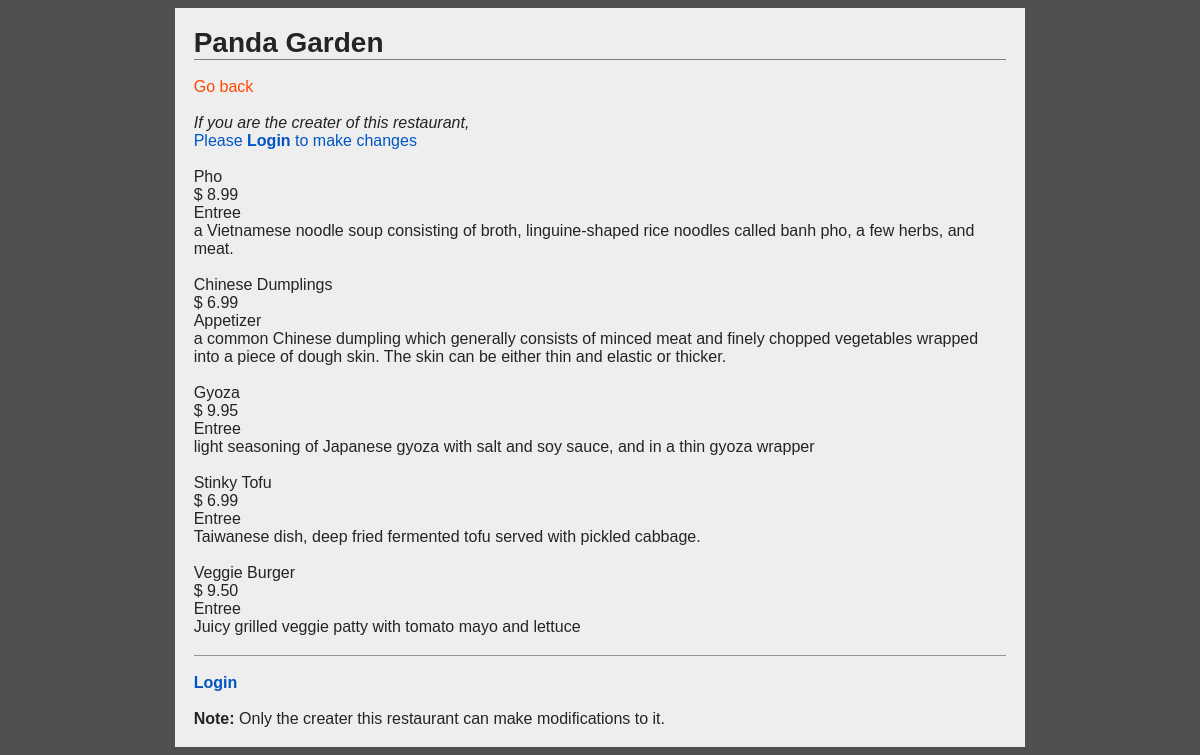
Page /restaurants/3/ on the committed database.
### database_setup.py (models this page shows, shortened)
class Restaurant(Base):
    __tablename__ = 'restaurant'
    id = Column(Integer, primary_key=True)
    name = Column(String(250), nullable=False)
    creater_id = Column(String(250), ForeignKey('user.id'))
    creater = relationship(User)

class MenuItem(Base):
    __tablename__ = 'menu_item'
    name = Column(String(80), nullable=False)
    id = Column(Integer, primary_key=True)
    description = Column(String(250))
    price = Column(String(8))
    course = Column(String(250))
    time_of_entry = Column(DateTime, default=datetime.datetime.utcnow)
    restaurant_id = Column(Integer, ForeignKey('restaurant.id'))
    restaurant = relationship(Restaurant)
    creater_id = Column(String(80), ForeignKey('user.id'))
    creater = relationship(User)

### flask_app.py (the view)
@app.route(res_path.format(res_id='<int:res_id>'), methods=['GET'])
def resPg(res_id):
    res = db_session.query(Restaurant).filter_by(id=res_id).one()
    if res:
        creater = getUser(res.creater_id)
        if creater:
            items = db_session.query(MenuItem).filter_by(restaurant_id=res.id)
            local_id = 0
            logged_in = False
            if 'username' in session:
                local_id = getLocalID(session['email'])
                logged_in = True
            return render_template(
                    'res.html',
                    res=res,
                    logged_in=logged_in,
                    creater_name=creater.name,
                    user_id=local_id,
                    items=items
                )
    return redirect(url_for('allResPg'))

### flask_app.py (called while the page is built)
@app.context_processor
def override_url_for():
    return dict(url_for=dated_url_for)

def dated_url_for(endpoint, **values):
    if endpoint == 'static':
        filename = values.get('filename', None)
        if filename:
            file_path = os.path.join(app.root_path,
                                     endpoint, filename)
            values['q'] = int(os.stat(file_path).st_mtime)
    return url_for(endpoint, **values)

def getUser(local_id):
    user = db_session.query(User).filter_by(id=local_id).one()
    return user

### templates/res.html (shortened to what this page needs)
<!DOCTYPE html>
  <head>
    <link
      rel=stylesheet
      type=text/css
      href="{{ url_for('static', filename='styles.css') }}">
  </head>
  <body>
    <main>
      <h1>{{res.name}}</h1>
      <br>
      <a href="{{url_for('allResPg')}}">Go back</a>
      <br>
      <br>
      {% if logged_in == False %}
      <p><i>If you are the creater of this restaurant,</i></p>
      <a class="edit-link" href="{{url_for('loginPg')}}">
        Please <b>Login</b> to make changes
      </a>
      <br>
      {% endif %}
      {% for item in items %}
      <br>
      <p>
        {{item.name}}
        <br>
        $ {{item.price}}
        <br>
        {{item.course}}
        <br>
        {{item.description}}
      </p>
      {% endfor %}
      <footer>
        <br>
        {% if logged_in == True %}
        <a class="edit-link" href="{{url_for('disconnectPg')}}">
          Logout
        </a>
        {% else %}
        <a class="edit-link" href="{{url_for('loginPg')}}">
          <b>Login</b>
        </a>
        {% endif %}
        <br>
        <br>
        <p>
          <b>Note:</b> Only the creater this restaurant can make
            modifications to it.
        </p>
      </footer>
    </main>
  </body>
</html>

### static/styles.css (style rules this page uses)
body { font-family: Calibri, Helvetica, sans-serif; background-color: #505050; display: grid; grid-template-columns: auto minmax(auto, 225mm) auto; }
h1, h3, h5, p, a, div, section, article, nav, footer, textarea { margin: 0; }
h1 { border-bottom: 0.4mm solid rgb(125, 125, 125); color: rgb(36, 36, 36); font-size: 1.75em }
p { color: rgb(36, 36, 36); }
a { text-decoration: none; color: #ff4800; }
main { grid-column: 2/3; background-color: #eeeeee; padding: 5mm; }
.edit-link { color: #0055c4; }
footer { border-top: 0.4mm solid rgb(150, 150, 150); margin-top: 5mm; }

### rows in the picture
Restaurant: name "Panda Garden"
MenuItem: name "Pho", price "8.99", course "Entree", description "a Vietnamese noodle soup consisting of broth, linguine-shaped rice noodles called banh pho, a few herbs, and meat."
MenuItem: name "Chinese Dumplings", price "6.99", course "Appetizer", description "a common Chinese dumpling which generally consists of minced meat and finely chopped vegetables wrapped into a piece of dough skin. The skin can be either thin and elastic or thicker."
MenuItem: name "Gyoza", price "9.95", course "Entree", description "light seasoning of Japanese gyoza with salt and soy sauce, and in a thin gyoza wrapper"
MenuItem: name "Stinky Tofu", price "6.99", course "Entree", description "Taiwanese dish, deep fried fermented tofu served with pickled cabbage."
MenuItem: name "Veggie Burger", price "9.50", course "Entree", description "Juicy grilled veggie patty with tomato mayo and lettuce"
